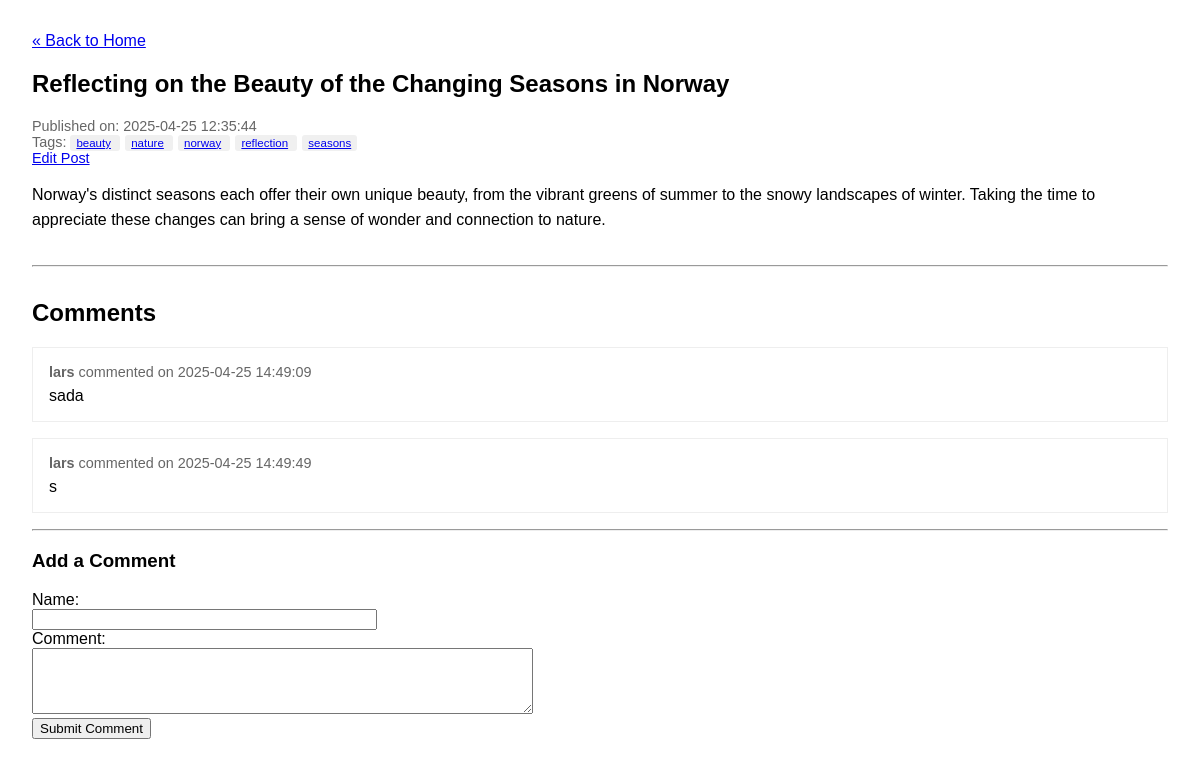
The page /post/25 on the database as committed earlier.
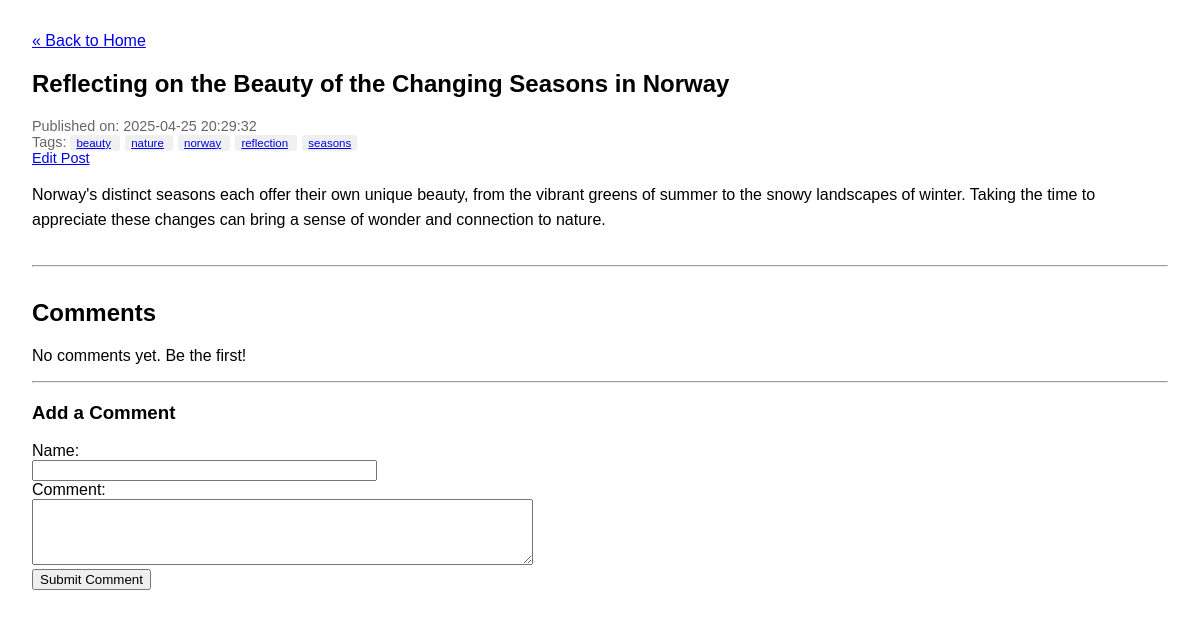
The same page on the database as committed later.
### tables this page shows
CREATE TABLE posts (
    id INTEGER PRIMARY KEY AUTOINCREMENT, -- Unique identifier for each post
    title TEXT NOT NULL,                  -- Title of the blog post
    content TEXT NOT NULL,                -- Main body/content of the post
    published_date TIMESTAMP NOT NULL DEFAULT CURRENT_TIMESTAMP -- When the post was created/published
);

CREATE TABLE tags (
    id INTEGER PRIMARY KEY AUTOINCREMENT, -- Unique identifier for each tag
    name TEXT NOT NULL UNIQUE             -- Name of the tag (must be unique)
);

CREATE TABLE comments (
    id INTEGER PRIMARY KEY AUTOINCREMENT, -- Unique identifier for each comment
    post_id INTEGER NOT NULL,             -- Which post this comment belongs to
    author TEXT NOT NULL,                 -- Who wrote the comment (using 'author' instead of 'title' as per common practice)
    content TEXT NOT NULL,                -- The text of the comment
    published_date TIMESTAMP NOT NULL DEFAULT CURRENT_TIMESTAMP, -- When the comment was submitted
    FOREIGN KEY (post_id) REFERENCES posts (id) ON DELETE CASCADE -- If a post is deleted, delete its comments too
);

### app.py (the view, shortened to what this page needs)
@app.route('/post/<int:post_id>', methods=('GET', 'POST'))
def post(post_id):
    post_data = db.get_post_by_id(post_id)
    if post_data is None:
        abort(404)
    tags_data = db.get_tags_for_post(post_id)
    comments_data = db.get_comments_for_post(post_id)
    return render_template('post.html',
                           post=post_data,
                           tags=tags_data,
                           comments=comments_data) # Pass comments to template

### db.py (called while the page is built)
def get_db():
    if 'db' not in g:
        db_path = current_app.config.get('DATABASE', DEFAULT_DATABASE_PATH)
        g.db = sqlite3.connect(db_path)
        g.db.row_factory = sqlite3.Row
    return g.db

def get_post_by_id(post_id):
    conn = get_db() # Use context connection
    post = conn.execute(
        "SELECT id, title, content, published_date FROM posts WHERE id = ?", (post_id,)
    ).fetchone()
    return post

def get_tags_for_post(post_id):
    conn = get_db() # Use context connection
    tags = conn.execute("""
        SELECT t.id, t.name
        FROM tags t
        JOIN post_tags pt ON t.id = pt.tag_id
        WHERE pt.post_id = ?
        ORDER BY t.name
    """, (post_id,)).fetchall()
    return tags

def get_comments_for_post(post_id):
    conn = get_db() # Use context connection
    comments = conn.execute("""
        SELECT id, author, content, published_date
        FROM comments
        WHERE post_id = ?
        ORDER BY published_date ASC
    """, (post_id,)).fetchall()
    return comments

### templates/post.html (shortened to what this page needs)
<!DOCTYPE html>
<html lang="en">
  <head>
  </head>
  <body>
    <nav>
      <a href="{{ url_for('index') }}">&laquo; Back to Home</a>
    </nav>
    <article>
      <h1>{{ post['title'] }}</h1>
      <div class="post-meta">
        Published on: {{ post['published_date'] }}
        {% if tags %}
        <div class="tags">
          Tags: {% for tag in tags %}
          <span
            ><a href="{{ url_for('posts_by_tag', tag_name=tag['name']) }}"
              >{{ tag['name'] }}</a
            >
          </span>
           {% endfor %}
        </div>
        {% endif %}
         <a href="{{ url_for('edit_post', post_id=post['id']) }}">Edit Post</a>
      </div>
      <div class="post-content">
        {{ post['content'] }}
      </div>
    </article>
    <hr />
    <section class="comments">
        <h2>Comments</h2>
        {% if comments %}
            {% for comment in comments %}
                <div class="comment">
                    <div class="comment-meta">
                        <strong>{{ comment['author'] }}</strong> commented on
                        {{ comment['published_date'] }}
                    </div>
                    <div class="comment-content">
                        {{ comment['content'] }}
                    </div>
                </div>
            {% endfor %}
        {% else %}
            <p>No comments yet. Be the first!</p>
        {% endif %}
        <hr style="margin: 1em 0;">
        <h3>Add a Comment</h3>
        <form method="post">
             <div>
                 <label for="author">Name:</label><br>
                 <input type="text" id="author" name="author" required size="40">
             </div>
             <div>
                 <label for="comment_content">Comment:</label><br>
                 <textarea id="comment_content" name="content" rows="4" required cols="60"></textarea>
             </div>
             <div>
                 <button type="submit">Submit Comment</button>
             </div>
        </form>
    </section>
  </body>
</html>

Rows that differ between the two databases and show on the page:
removed comments: author "lars", published_date "2025-04-25 14:49:09", content "sada"
removed comments: author "lars", published_date "2025-04-25 14:49:49", content "s"
changed posts "Reflecting on the Beauty of the Changing Seasons in Norway": published_date "2025-04-25 12:35:44" → "2025-04-25 20:29:32"
Other text that changed with them:
text now shown: "No comments yet. Be the first!"
